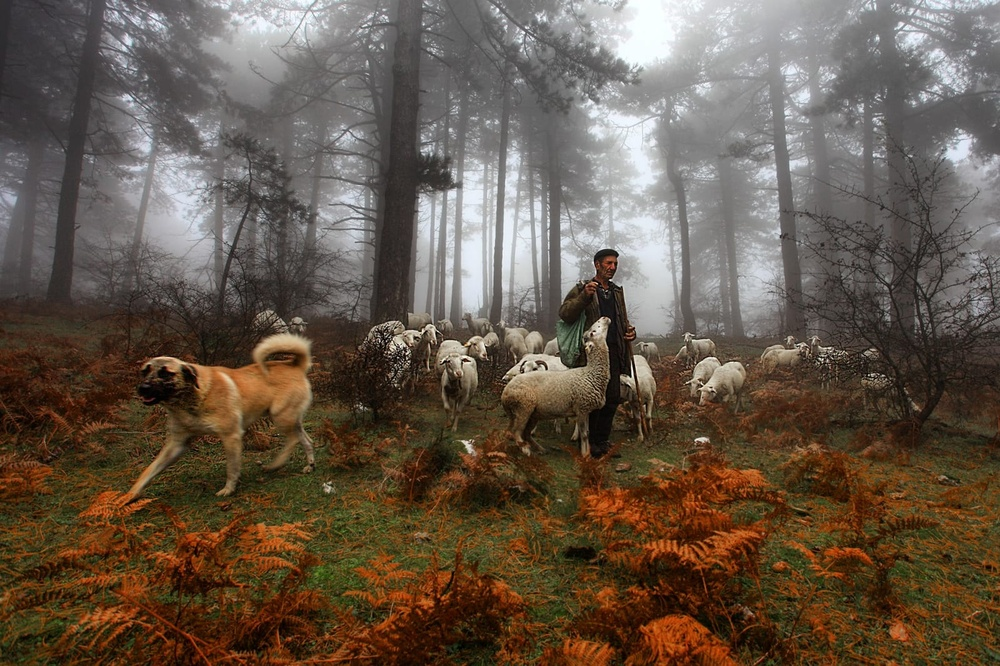
#> input picture gray_tone_and_rectangle/forest.jpeg, 1000 x 666 px, shrunk from 1600 x 1066 before the run
$ python main.py
#> lines starting #> are read from the running program, lines starting #| are printed output that depends on the picture
import cv2
import matplotlib.pyplot as plt


image_file_path = "forest.jpeg"
image           = cv2.imread(image_file_path)       # Dosya cv2 ile okunacak.
#> image is the input picture: shape (666, 1000, 3); mean B, G, R 73.8, 87.5, 101.9
image_gray      = cv2.cvtColor(image, cv2.COLOR_BGR2GRAY)
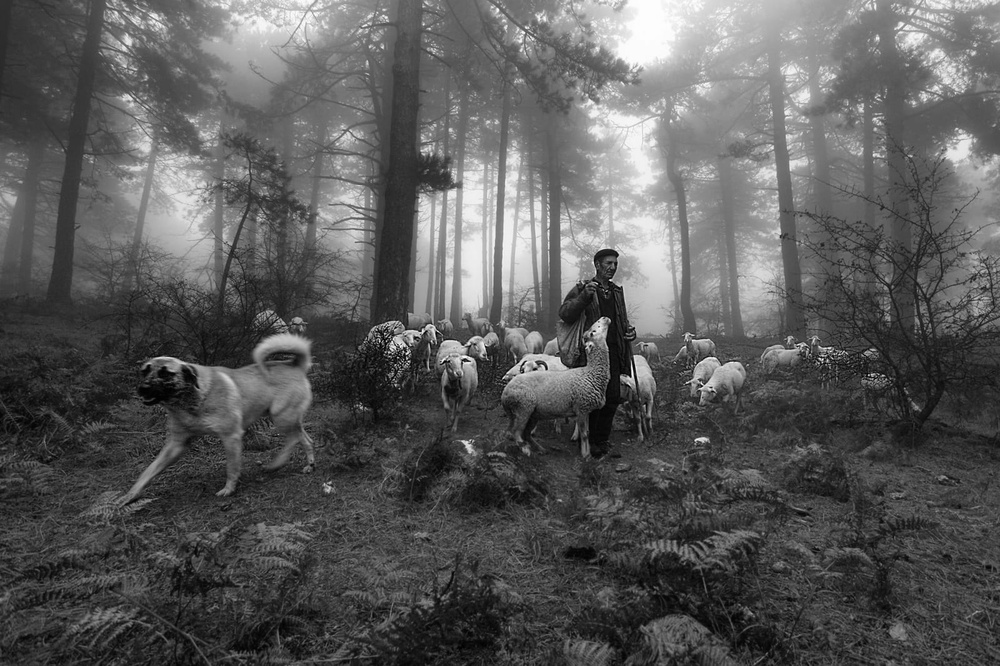
#> image_gray: shape (666, 1000); min 0, max 254, mean 90.2

# Image Orginal
cv2.imshow('Forest - Orginal', image)
cv2.waitKey(0)

# Image Gray Tone
cv2.imshow('Forest - Gray Tone', image_gray)
cv2.waitKey(0)

# Save
cv2.imwrite("forest_gray.jpeg", image_gray)


## Rectangle
y, x, z = image.shape
#> y = 666; x = 1000; z = 3
print("image_gray", x, y, z)    # image_gray 1600 1066 3
#| image_gray 1000 666 3
rectangle_color     = (0, 0, 0) # black
rectangle_dimension = 100        # px

point_1  = [(0, 0), (rectangle_dimension, rectangle_dimension)] # Point 1, index start-end, Left top
point_2  = [(0, y - rectangle_dimension), (rectangle_dimension, y)] # Point 2, index start-end, Left bottom
#> point_2 = [(0, 566), (100, 666)]
point_3  = [(x - rectangle_dimension, 0), (x, rectangle_dimension)] # Point 3, index start-end, Right top
#> point_3 = [(900, 0), (1000, 100)]
point_4  = [(x - rectangle_dimension, y - rectangle_dimension), (x, y)] # Point 4, index start-end, Right bottom
#> point_4 = [(900, 566), (1000, 666)]

cv2.rectangle(image_gray, point_1[0], point_1[1], rectangle_color, -1) # Left top
cv2.rectangle(image_gray, point_2[0], point_2[1], rectangle_color, -1) # Left bottom
cv2.rectangle(image_gray, point_3[0], point_3[1], rectangle_color, -1) # Right top
cv2.rectangle(image_gray, point_4[0], point_4[1], rectangle_color, -1) # Right bottom
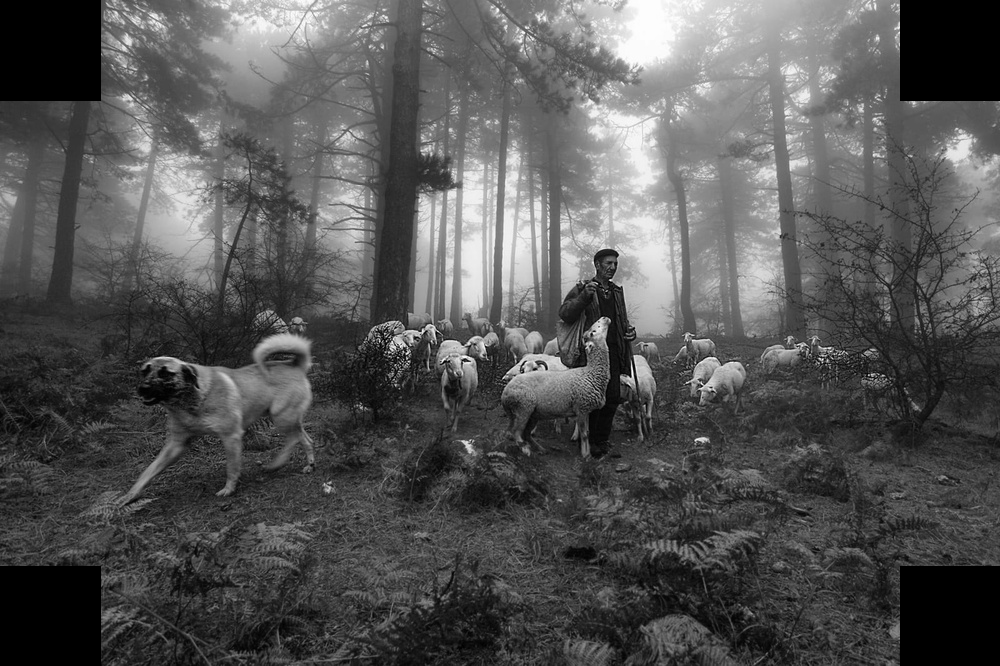
#> image_gray: shape (666, 1000); min 0, max 254, mean 85.3

# Image Gray Tone With Rectangle
cv2.imshow('Forest - Gray Tone With Rectangle', image_gray)
cv2.waitKey(0)

# Save
cv2.imwrite("forest_gray_with_rectangle.jpeg", image_gray)
